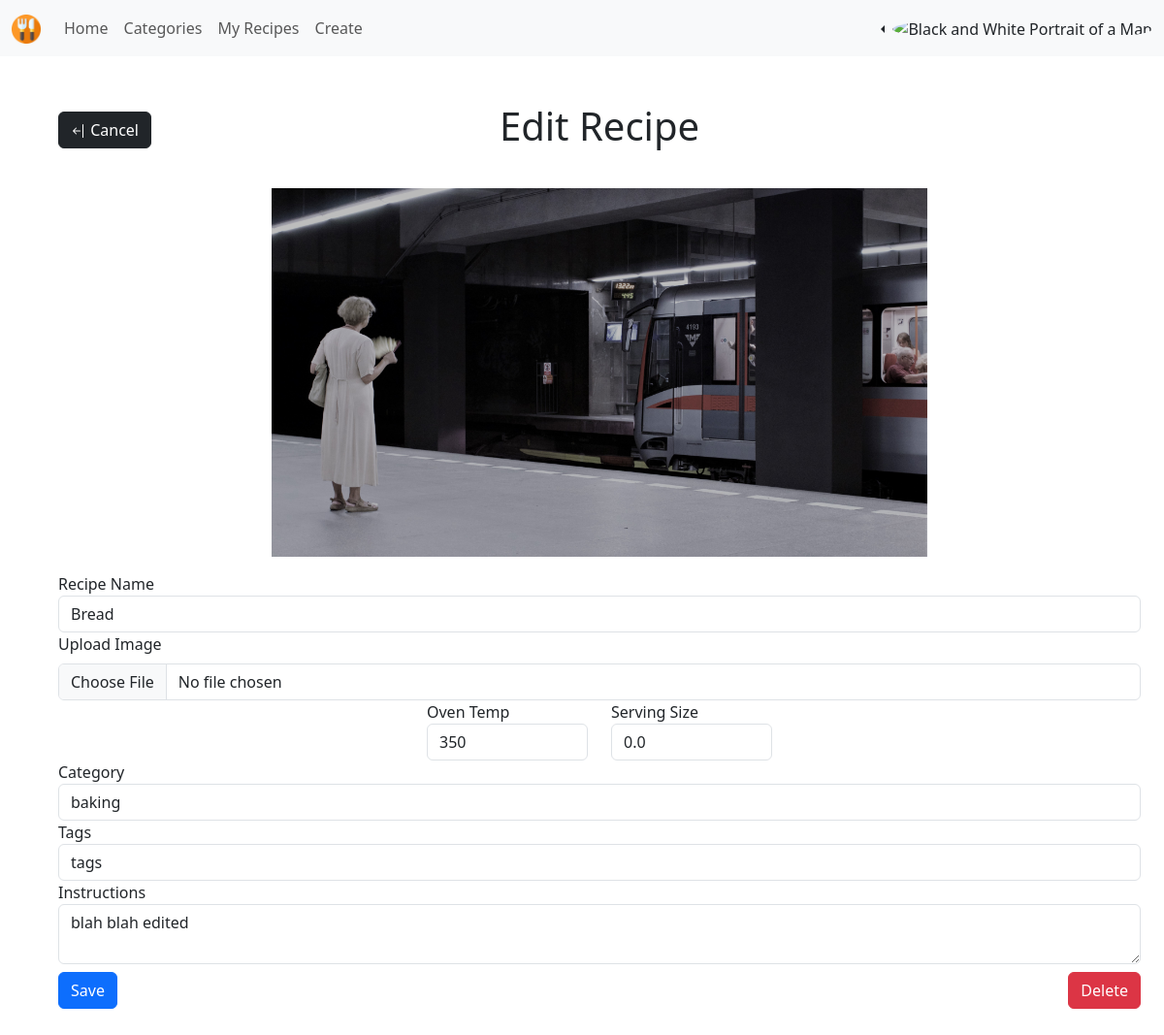
/recipies/recipe_edit/2 (signed in), run on the app's committed database.
### recipies/models.py (models this page shows, shortened)
class Recipe(models.Model):
  creator = models.ForeignKey(Profile, on_delete=models.CASCADE)
  created_timestamp = models.DateTimeField(default=datetime.now, blank=True)
  updated_timestamp = models.DateTimeField(default=datetime.now, blank=True)
  recipe_name = models.CharField(max_length=200)
  recipe_image = models.ImageField(upload_to='recipe_img', default="empty.jpg")
  oven_temp = models.IntegerField(null=True)
  serving_size = models.FloatField()
  recipe_category = models.CharField(max_length=50)
  recipe_tags = models.CharField(max_length=200)
  recipe_instructions = models.TextField()
  likes = models.IntegerField(default=0)

### recipies/views.py (the view, shortened to what this page needs)
# urls.py: path('recipe_edit/<int:id>', views.recipe_update_view, name="recipe_edit"),
@login_required
def recipe_update_view(request, id):
  recipe = Recipe.objects.get(pk=id)
  user_id = recipe.creator.id
  return render(request, 'recipes/recipe_edit.html', {'recipe': recipe})

### recipies/templates/recipes/recipe_edit.html (shortened to what this page needs)
{% extends 'socialMedia/baseNav.html' %}
{% block body %}
<div class="container m-5">
  <div class="row">
    <div class="col d-flex align-items-center">
      <a class="btn btn-dark" href="{% url 'recipies:recipe_detail' recipe.id %}">
        Cancel
      </a>
    </div>
    <div class="col">
      <h1 class="text-center">Edit Recipe</h1>
    </div>
    <div class="col d-flex align-items-center justify-content-end">
    </div>
  </div>
  <div class="row py-3">
    <form method="POST" enctype="multipart/form-data">
      <div class="row d-flex justify-content-center p-3">
        <img src="{{ recipe.recipe_image.url }}" style="max-width: 700px;" alt="{{ recipe.recipe_name }}">
      </div>
      <div class="form-group">
        <label for="recipe_name">Recipe Name</label>
        <input type="text" class="form-control" id="recipe_name" name="recipe_name" value="{{recipe.recipe_name}}">
      </div>
      <div class="form-group">
        <label for="recipe_image" class="form-label">Upload Image</label>
        <input class="form-control" type="file" id="recipe_image" name="recipe_image" >
      </div>
      <div class="row justify-content-center">
        <div class="col-md-2 form-group">
          <label for="oven_temp">Oven Temp</label>
          <input type="number" class="form-control" id="oven_temp" name="oven_temp" value="{{recipe.oven_temp}}">
        </div>
        <div class="col-md-2 form-group">
          <label for="serving_size">Serving Size</label>
          <input type="number" step="0.01" class="form-control" id="serving_size" name="serving_size" value="{{recipe.serving_size}}">
        </div>
      </div>
      <div class="form-group">
        <label for="recipe_category">Category</label>
        <input type="text" class="form-control" id="recipe_category" name="recipe_category" value="{{recipe.recipe_category}}">
      </div>
      <div class="form-group">
        <label for="recipe_tags">Tags</label>
        <input type="text" class="form-control" id="recipe_tags" name="recipe_tags" value="{{recipe.recipe_tags}}">
      </div>
      <div class="form-group">
        <label for="recipe_instructions">Instructions</label>
        <textarea class="form-control" id="recipe_instructions" name="recipe_instructions">{{recipe.recipe_instructions}}</textarea>
      </div>
      <div class="row d-flex py-2">
        <div class="col">
          <button type="submit" class="btn btn-primary">Save</button>
        </div>
        <div class="col d-flex justify-content-end">
          <a class="btn btn-danger" href="{% url 'recipies:recipe_delete' recipe.id %}">Delete</a>
        </div>
      </div>
    </form>
  </div>
</div>
{% endblock %}

### data on the page
Recipe: recipe_image (picture), recipe_name "Bread", oven_temp "350", serving_size "0.0", recipe_category "baking", recipe_tags "tags", recipe_instructions "blah blah edited"
